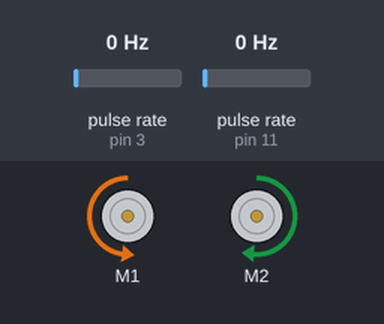
The sketch below on a simulated Arduino Uno, built with avr-gcc and run on an emulated ATmega328P. Parts: 2 × DC motor (green arrow = forward, orange = backward, longer = faster). Wiring (inferred from the names in the program): 2 × pulse sensor: data pin 3 / data pin 11. The inputs (shaded band) are chosen by the test bench; at power-on: pulse rate (sensors on pin 3, pin 11) 0 Hz. What the sketch prints to the serial monitor is not drawn.

Above: at 1.2 s.
1.3 s: pulse rate (sensor on pin 3) set to 4 Hz
At 2.73 s:
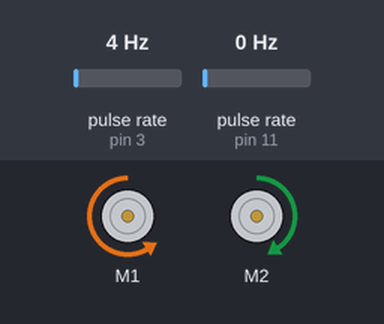
4.3 s: pulse rate (sensor on pin 11) set to 50 Hz
At 4.96 s:
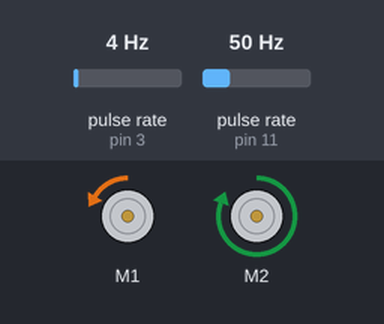
7.3 s: pulse rate (sensor on pin 3) set to 100 Hz
At 8.88 s:
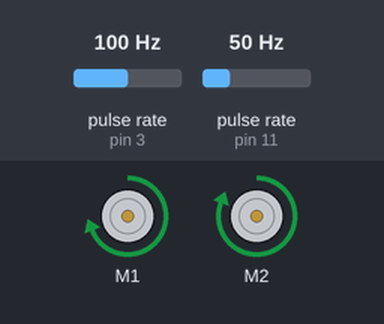
10.3 s: pulse rate (sensor on pin 11) set to 100 Hz
At 11.9 s:
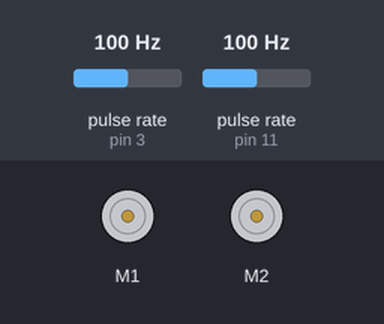
13.3 s: pulse rate (sensor on pin 3) set to 50 Hz
15.8 s: pulse rate (sensor on pin 11) set to 150 Hz
Timing chart, 0 to 19.8 s (numbered marks = the images above; inputs shaded):
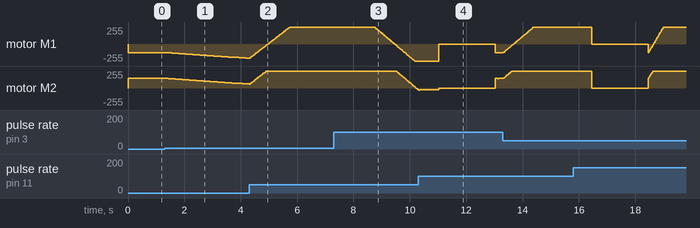

The sketch:

V5__with_manuevering.ino
```cpp
#include "DualVNH5019MotorShield.h"
#include <RunningMedian.h>
#include "PinChangeInt.h"
#include "SharpIR.h"

DualVNH5019MotorShield md;

#define motor_R_encoder 11  //Define pins for motor encoder input
#define motor_L_encoder 3

// SR is short range
// LR is long range
#define SRmodel 1080
#define LRmodel 20150

#define MAX_SPEED 400
#define real_SPEED 150//

//Camera Declaration
SharpIR LF(A0, 1080);   //PS1
SharpIR RF(A1, 1080);   //PS2
SharpIR CF(A2, 1080);   //PS3
SharpIR LL(A3, 20150);   //PS4
SharpIR RR(A4, 1080);   //PS5
SharpIR RM(A5, 1080);   //PS6

const int NUM_SAMPLES_MEDIAN = 19;
double frontL_Value = 0;
double frontC_Value = 0;
double frontR_Value = 0;
double left_Value = 0;
double right_Value = 0;
double rightMiddle_Value = 0;
int wheel_circ = 576;
int mov_grid = 1;
int left_speed = 200;
int right_speed = 228;

//End of Camera Declaration

int right_encoder_val = 0, left_encoder_val = 0;
void RightEncoderInc(){right_encoder_val++;}
void LeftEncoderInc(){left_encoder_val++;}

void setup()
{
  Serial.begin(115200);
  md.init();
  PCintPort::attachInterrupt(motor_R_encoder, RightEncoderInc, CHANGE);
  PCintPort::attachInterrupt(motor_L_encoder, LeftEncoderInc, CHANGE);
}

void loop()
{

   // Read
//  char choice;
//
//  if (Serial.available() > 0)
//  {
//    choice = char(Serial.read());
//    readCommands(choice);
//  }
//  readCommands(choice);

 //printDistanceReading();
 //printSensorReading();
 //rotate(90);
 //moveForward(11,200,250);
 rotateLeftDeg(90);
}

void readCommands(char choice){
  switch (choice){
    case 'a':
    printSensorReading();
    break;
    case 'b':
    rotateRightDeg(90);
    break;
  }
}
/////////////////////////////////////////////////// Sensor Readings /////////////////////////////////////////////////////////////////////////////////
 void printDistanceReading() {
  //print sensor reading to serial monitor
//  Serial.print("FL:");
//  Serial.print(readFrontSensor_FL()); // print front-left sensor distance
//  Serial.print("|FC:");
//  Serial.print(readFrontSensor_FC()); // print front-center sensor distance
//  Serial.print("|FR:");
//  Serial.print(readFrontSensor_FR()); // print front-right sensor distance
  Serial.print("|LL:");
  Serial.print(readLeftSensor() + 5); // print left sensor distance
//  Serial.print("|RR:");
//  Serial.print(readRightSensor()); // print right sensor distance
//  Serial.print("|RM:");
//  Serial.print(readRightMiddleSensor()); // print right-middle sensor distance
  Serial.print("|\n");
  // flush waits for transmission of outoing serial data to complete
  Serial.flush();
  delay(10);
}
void printSensorReading() {
//  print sensor reading to serial monitor
  Serial.print("FL:");
  Serial.print((int)getFrontL()); // print front-left sensor distance
  Serial.print("|FC:");
  Serial.print((int)getFrontC()); // print front-center sensor distance
  Serial.print("|FR:");
  Serial.print((int)getFrontR()); // print front-right sensor distance
  Serial.print("|L:");
  Serial.print((int)getLeft()); // print front-right sensor distance
  Serial.print("|R:");
  Serial.print((int)getRight()); // print front-right sensor distance
  Serial.print("|RM:");
  Serial.print((int)getRightMiddle()); // print front-right sensor distance
  Serial.print("|\n");
  // flush waits for transmission of outoing serial data to complete
  //Serial.flush();
  delay(10);
}
/////////////////////////////////////////////////////////////// return Average of Sensors in Grid Distance/////////////////////////////////////////////////////////////////////
//read and return the median of (5*11) front left sensor values in grid distance
int getFrontL() {
  double median = readFrontSensor_FL();
  return (shortGrid(median,  2.9, 9, 22));
}

//read and return the median of (5*11) front center sensor values in grid distance
int getFrontC() {
  double median = readFrontSensor_FC();
  return (shortGrid(median, 5.74, 11.93, 22));
}

//read and return the median of (5*11) front left sensor values in grid distance
int getFrontR() {
  double median = readFrontSensor_FR();
  return (shortGrid(median, 5.65, 12.50, 19.45));
}

//read and return the median of (5*11) left sensor values in grid distance
int getLeft() {
  double median = readLeftSensor();
  return (shortGrid(median, 9.78, 14.95, 23.97));
}

//read and return the median of (5*11) right sensor values in grid distance
int getRight() {
  double median = readRightSensor();
  return (shortGrid(median, 19.51, 32.17, 45.82));
}

//read and return the median of (5*11) right middle sensor values in grid distance
int getRightMiddle() {
  double median = readRightMiddleSensor();
  return (shortGrid(median, 9.50, 20.86, 35.00));
}
/////////////////////////////////////////// Read Sensor in terms of CM ////////////////////////////////////////////
// front left sensor
double readFrontSensor_FL() {
  RunningMedian frontL_Median = RunningMedian(NUM_SAMPLES_MEDIAN);
  for (int n = 0; n < NUM_SAMPLES_MEDIAN; n++) {
    double irDistance = LF.distance() - 10.5;//-1.5;//-7.5
    //reference point at 3x3 grid boundary (30cmx30cm) is 0cm

    frontL_Median.add(irDistance);    // add in the array
    if (frontL_Median.getCount() == NUM_SAMPLES_MEDIAN) {
      if (frontL_Median.getHighest() - frontL_Median.getLowest() > 15) // TOO FAR AWAY
        return -10;
      frontL_Value = frontL_Median.getAverage(); //Average();//instead of median get average instead
    }

  }
  return frontL_Value;
}

// front centre sensor
double readFrontSensor_FC() {
  RunningMedian frontC_Median = RunningMedian(NUM_SAMPLES_MEDIAN);
  for (int n = 0; n < NUM_SAMPLES_MEDIAN; n++) {
    double irDistance = CF.distance()-6.3;//-1.3; //-6.3
    //reference point at 3x3 grid boundary (30cmx30cm) is 0cm

    frontC_Median.add(irDistance);    // add in the array
    if (frontC_Median.getCount() == NUM_SAMPLES_MEDIAN) {
      if (frontC_Median.getHighest() - frontC_Median.getLowest() > 50)
        return -10;
      frontC_Value = frontC_Median.getMedian();
    }
  }
  return frontC_Value;
}


// front right sensor
double readFrontSensor_FR() {
  RunningMedian frontR_Average = RunningMedian(NUM_SAMPLES_MEDIAN);
  for (int n = 0; n < NUM_SAMPLES_MEDIAN; n++) {
    double irDistance = RF.distance() - 6.5 ;//- 1.5;//-6.5
    //reference point at 3x3 grid boundary (30cmx30cm) is 0cm

    frontR_Average.add(irDistance);    // add in the array
    if (frontR_Average.getCount() == NUM_SAMPLES_MEDIAN) {
      if (frontR_Average.getHighest() - frontR_Average.getLowest() > 15)
        return -10;
      frontR_Value = frontR_Average.getAverage();
    }
  }
  return frontR_Value;
}

// left sensor
double readLeftSensor() {
  RunningMedian left_Median = RunningMedian(NUM_SAMPLES_MEDIAN);
  for (int n = 0; n < NUM_SAMPLES_MEDIAN; n++) {
    double irDistance = LL.distance() - 9.76;
    //reference point at 3x3 grid boundary (30cmx30cm) is 0cm

    left_Median.add(irDistance);    // add in the array
    if (left_Median.getCount() == NUM_SAMPLES_MEDIAN) {
      if (left_Median.getHighest() - left_Median.getLowest() > 15)
        return -10;
      left_Value = left_Median.getMedian();
    }
  }
  return left_Value;
}


// right sensor
double readRightSensor() {
  RunningMedian right_Median = RunningMedian(NUM_SAMPLES_MEDIAN);
  for (int n = 0; n < NUM_SAMPLES_MEDIAN; n++) {
    double irDistance = RR.distance();
    //reference point at 3x3 grid boundary (30cmx30cm) is 0cm

    right_Median.add(irDistance);    // add in the array
    if (right_Median.getCount() == NUM_SAMPLES_MEDIAN) {
      if (right_Median.getHighest() - right_Median.getLowest() > 15)
        return -10;
      right_Value = right_Median.getMedian();
    }
  }
  return right_Value;
}


// right sensor
double readRightMiddleSensor() {
  RunningMedian rightMiddle_Median = RunningMedian(NUM_SAMPLES_MEDIAN);
  for (int n = 0; n < NUM_SAMPLES_MEDIAN; n++) {
    double irDistance = RM.distance();
    //reference point at 3x3 grid boundary (30cmx30cm) is 0cm

    rightMiddle_Median.add(irDistance);    // add in the array
    if (rightMiddle_Median.getCount() == NUM_SAMPLES_MEDIAN) {
      if (rightMiddle_Median.getHighest() - rightMiddle_Median.getLowest() > 15)
        return -10;
      rightMiddle_Value = rightMiddle_Median.getMedian();
    }
  }
  return rightMiddle_Value;
}
///////////////////////////////////////////       Type of Sensor               ///////////////////////////////////
// determine which grid it belongs for long sensor
// determine which grid it belongs for short sensor
int shortGrid(double distance, double offset1, double offset2,  double offset3) {
  if (distance == -10)
    return -1;
  else if (distance <= offset1)
    return 1;
  else if (distance <= offset2)
    return 2;
  else if (distance <= offset3)
    return 3;
  else
    return -1;
}
int longGrid(double distance, double offset1, double offset2,  double offset3, double offset4, double offset5, double offset6) {
  if (distance == -10)
    return -1;
  else if (distance <= offset1)
    return 1;
  else if (distance <= offset2)
    return 2;
  else if (distance <= offset3)
    return 3;
  else if (distance <= offset4)
    return 4;
  else if (distance <= offset5)
    return 5;
  else if (distance <= offset5)
    return 6;
  else
    return -1;
}


//END OF SENSORS////////////////////////////////////////////////////////////////////////////////////////////////
//START OF MOTOR////////////////////////////////////////////////////////////////////////////////////////////////
int pidControlForward(int left_encoder_val, int right_encoder_val){

  int error, prevError, pwmL = real_SPEED, pwmR = real_SPEED;

  float integral, derivative, output;
  float kp = 2.6; //22
  float ki = 1;  //0.1
  float kd = 2;  //2

  error = right_encoder_val - left_encoder_val - 1 ;
  integral += error;
  derivative = error - prevError;

  output = kp*error + ki*integral + kd*derivative;
  prevError = error;

  pwmR = output;
  return pwmR;

}

// Distance - input "1" for 10 cm
// Left_Speed - 222
// Right_Speed - 200

void moveForward(int distance,int left_speed,int right_speed){
      int output;
      float actual_distance = (distance*wheel_circ) - (20*distance); //576 tick/10cm wheel circ is in ticks
      output = pidControlForward(left_encoder_val, right_encoder_val);
      md.setSpeeds(left_speed+output,right_speed-output);
      if(left_encoder_val >= actual_distance) {
        md.setBrakes(375, 400);
        delay(2000);
        Serial.println("left_encoder_val = ");
        Serial.println(left_encoder_val);

        Serial.println("right_encoder_val = ");
        Serial.println(right_encoder_val);

        right_encoder_val = 0;
        left_encoder_val = 0;
    }

}

// Degree - Number of Degree u want to rotate/ It will rotate right
void rotateRightDeg(int degree){
      int output;
      int dis = degree / 45;
      int left_speed = 200;
      int right_speed = 222;
      float actual_distance = (dis*380) - (5*dis);// 415
      output = pidControlForward(left_encoder_val, right_encoder_val);
      md.setSpeeds(left_speed+output,-right_speed+output);
      if(right_encoder_val >= actual_distance){
        md.setBrakes(375, 400);
        delay(2000);
        Serial.println("left_encoder_val = ");
        Serial.println(left_encoder_val);

        Serial.println("right_encoder_val = ");
        Serial.println(right_encoder_val);

        right_encoder_val = 0;
        left_encoder_val = 0;
      }
}

void rotateLeftDeg(int degree){
      int output;
      int dis = degree / 45;
      int left_speed = 200;
      int right_speed = 230;
      float actual_distance = (dis*378) - (5*dis);// 376
      output = pidControlForward(left_encoder_val, right_encoder_val);
      md.setSpeeds(-left_speed+output,right_speed+output);
      if(right_encoder_val >= actual_distance){
        md.setBrakes(375,400);
        delay(2000);
        Serial.println("left_encoder_val = ");
        Serial.println(left_encoder_val);

        Serial.println("right_encoder_val = ");
        Serial.println(right_encoder_val);

        right_encoder_val = 0;
        left_encoder_val = 0;
      }
}


void turnRight(){
   rotateRightDeg(90);
}

void turnLeft(){
  rotateLeftDeg (90);
}

void moveDiagonalRight(int steps){
  rotateRightDeg(45);
  moveForward(steps,200,250);
  moveForward(1,200,250);
}

void moveDiagonalLeft (int steps){
  rotateLeftDeg(45);
  moveForward(steps,200,250);
  moveForward(1,200,250);
}

//////////////////////////////////END OF MOTOR///////////////////////////////////////////////////////////////////////////////
///////////////////////////////// START OF AVOIDING///////////////////////////////////////////////////////////////////////////
void avoid(){

  while(1){
    moveForward(1,200,250);

    int frontIR1 = (int)getFrontL();
    int frontIR2 = (int)getFrontC();
    int frontIR3 = (int)getFrontR();
    int rightIR1 = (int)getRight();//NOT USED
    int rightIR2 = (int)getRightMiddle();//NOT USED
    int leftIR1 = (int)getLeft();//NOT USED

    int flag = 0;

    if(frontIR2 == 1){  //Obstacle is in front of Front Center sensor
      Serial.println("Obstacle Detected by Front Center Sensor");
      delay(500);
      turnLeft();
      delay(500);
      moveForward(2,200,250);
      delay(500);
      turnRight();
      delay(500);
      moveForward(4,200,250);
      delay(500);
      turnRight();
      delay(500);
      moveForward(2,200,250);
      delay(500);
      turnLeft();
    }
    else if(frontIR1 == 1 && frontIR2 != 1){ //Obstacle is in front of Front Left sensor
      Serial.println("Obstacle Detected by Front Left Sensor");
      delay(500);
      turnRight();
      delay(500);
      moveForward(1,200,250);
      delay(500);
      turnLeft();
      delay(500);
      moveForward(4,200,250);
      delay(500);
      turnLeft();
      delay(500);
      moveForward(2,200,250);
      delay(500);
      turnRight();
    }
    else if(frontIR3 == 1 && frontIR2 != 1){ //Obstacle is in front of Front Right sensor
      Serial.println("Obstacle Detected by Front Right Sensor");
      delay(500);
      turnRight();
      delay(500);
      moveForward(3,200,250);
      delay(500);
      turnLeft();
      delay(500);
      moveForward(4,200,250);
      delay(500);
      turnLeft();
      delay(500);//why  delay(50000)??
      moveForward(3,200,250);
      delay(500); //Why delay(5000)??
      turnRight();
    }
    delay(500);
  }
}

//to avoid 1x1 obstacle diagonally
void avoidDiagonal(){

  while(1){
    moveForward(1,200,250);

    int frontIR1 = (int)getFrontL();
    int frontIR2 = (int)getFrontC();
    int frontIR3 = (int)getFrontR();
    int rightIR1 = (int)getRight();//NOT USED
    int rightIR2 = (int)getRightMiddle();//NOT USED
    int leftIR1 = (int)getLeft();//NOT USED

    int flag = 0;

    if(frontIR2 == 2){  //Obstacle is in front of Front Center sensor
      Serial.println("Obstacle Detected by Front Center Sensor");
      delay(500);
      rotateLeftDeg(45);
      delay(500);
      moveForward(4,200,250);//moveForwardTick(2546);
      delay(500);
      rotateRightDeg(45);
      rotateRightDeg(45);
      delay(500);
      moveForward(4,200,250); // moveForwardTick(2600);
      delay(500);
      rotateLeftDeg(45);
    }
    else if(frontIR1 == 1 && frontIR2 != 1){ //Obstacle is in front of Front Left sensor
      Serial.println("Obstacle Detected by Front Left Sensor");
      delay(500);
      rotateRightDeg(45);
      delay(500);
      moveForward(1,200,250); //moveForwardTick(580);
      delay(500);
      rotateLeftDeg(45);
      delay(500);
      moveForward(1,200,250);// moveForwardTick(580);
      delay(500);
      rotateLeftDeg(45);
      delay(500);
      moveForward(1,200,250);// moveForwardTick(580);
      delay(500);
      rotateRightDeg(45);
    }
    else if(frontIR3 == 1 && frontIR2 != 1){ //Obstacle is in front of Front Right sensor
      Serial.println("Obstacle Detected by Front Right Sensor");
      delay(500);
      rotateRightDeg(45);
      delay(500);
      moveForward(1,200,250);
      delay(500);
      rotateLeftDeg(45);
      delay(500);
      moveForward(1,200,250);
      delay(500);
      rotateLeftDeg(45);
      delay(500); //Why delay(50000)??
      moveForward(1,200,250);
      delay(500); //Why delay(5000)??
      rotateRightDeg(45);
    }
    delay(500);
  }
}

///////////////////////////////// END OF AVOIDING/////////////////////////////////////////
```

Measured:
- after the input at 1.3 s, motor M1: moves from backward 130/255 to backward 212/255 over 2.8 s, starting after 0.13 s; motor M2: moves from forward 143/255 to forward 61/255 over 2.8 s, starting after 0.13 s
- after the input at 7.3 s, motor M1: moves from forward 255/255 to backward 255/255 over 1.4 s, starting after 1.4 s; motor M2: moves from forward 255/255 to backward 24/255 over 0.77 s, starting after 2.2 s
